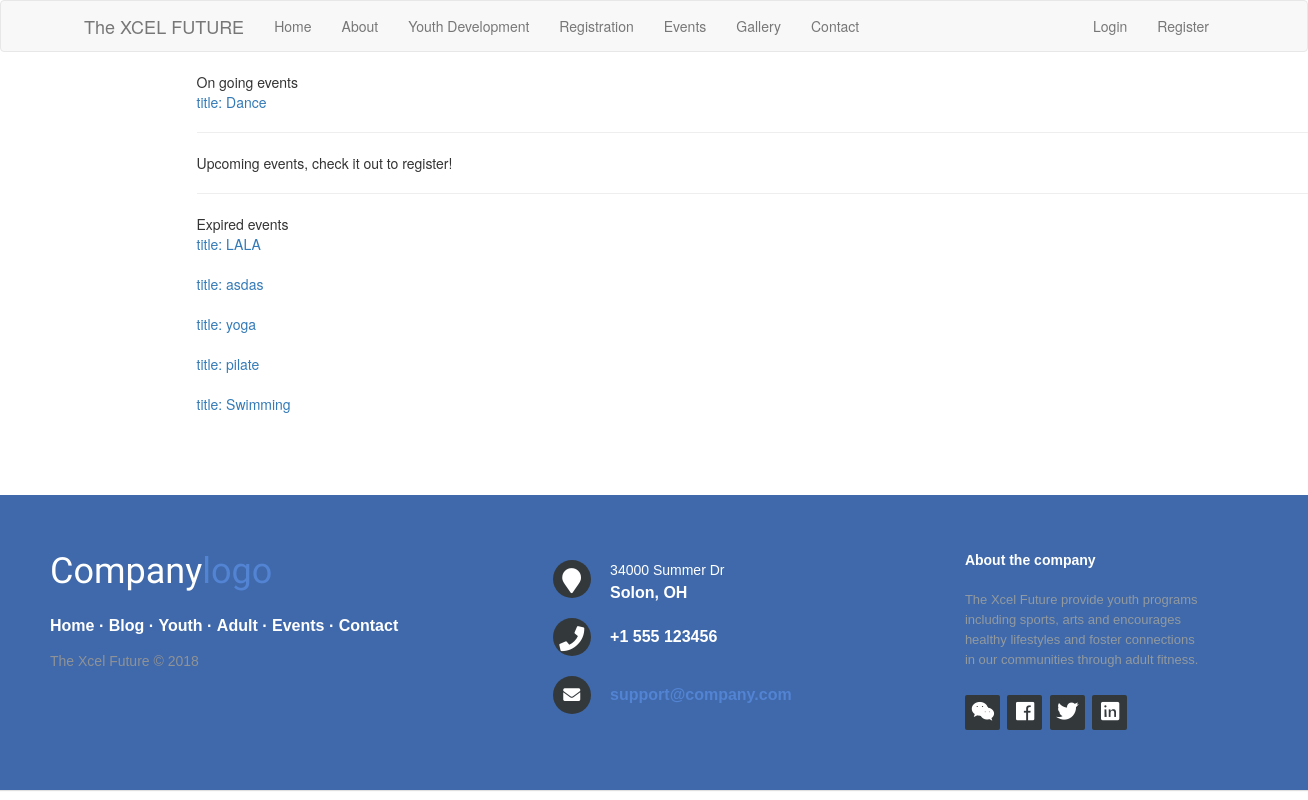
The app's page /events with its own data.
### app/models.py (models this page shows, shortened)
class Event(db.Model):
    id = db.Column(db.Integer, primary_key=True)
    start_date = db.Column(db.DateTime, index=True, default=datetime.now)
    end_date = db.Column(db.DateTime, index=True)
    location = db.Column(db.String(128))
    limit = db.Column(db.Integer)
    participants = db.Column(db.Integer, default=0)
    title = db.Column(db.String(500))
    body = db.Column(db.Text)
    event_file = db.relationship('File', secondary=event_file_table,
                  backref=db.backref('file_event', lazy='dynamic'), lazy='dynamic')
    event_image = db.relationship('Image', secondary=event_image_table,
                  backref=db.backref('image_event', lazy='dynamic'), lazy='dynamic')
    def get_upcoming_events(self):
        now = datetime.now()
        upcoming = Event.query.filter(Event.start_date > now).order_by(Event.start_date)
        return list(upcoming)
    def get_ongoing_events(self):
        now = datetime.now()
        ongoing = Event.query.filter(Event.start_date <= now, Event.end_date >= now).order_by(Event.start_date)
        return list(ongoing)
    def get_passed_events(self):
        now = datetime.now()
        passed = Event.query.filter(Event.end_date < now).order_by(Event.start_date.desc())
        return list(passed)

### app/routes.py (the view)
@app.route('/events')
def events():
    upcoming = Event().get_upcoming_events()
    passed = Event().get_passed_events()
    ongoing = Event().get_ongoing_events()
    return render_template('events.html', title='events', upcoming=upcoming, passed=passed, ongoing=ongoing)

### app/templates/events.html (shortened to what this page needs)
{% extends "base.html" %}
{% block app_content %}
<div class="container">
    {{ 'On going events' }}
    {% for event in ongoing %}
        {% include '_passed.html' %}
    {% endfor %}
    <hr>
    {{ 'Upcoming events, check it out to register!' }}
    <br>
    <hr>
    {{ 'Expired events' }}
    {% for event in passed %}
    {% include '_passed.html' %}
{% endfor %}
</div>
{% endblock %}

### app/templates/_passed.html (shortened to what this page needs)
<table>
    <tr valign="top">
        <td><a href="{{ url_for('event', event=event.id) }}">title: {{ event.title }}</a></td>
    </tr>
</table>

### records on screen
Event: title "Dance"
Event: title "LALA"
Event: title "asdas"
Event: title "yoga"
Event: title "pilate"
Event: title "Swimming"

### other values on screen
{{ 'Home' }} "Home"
{{ 'About' }} "About"
{{ 'Youth Development' }} "Youth Development"
{{ 'Registration' }} "Registration"
{{ 'Events' }} "Events"
{{ 'Gallery' }} "Gallery"
{{ 'Contact' }} "Contact"
{{ 'Login' }} "Login"
{{ 'Register' }} "Register"
{{ 'On going events' }} "On going events"
{{ 'Upcoming events, check it out to register!' }} "Upcoming events, check it out to register!"
{{ 'Expired events' }} "Expired events"
